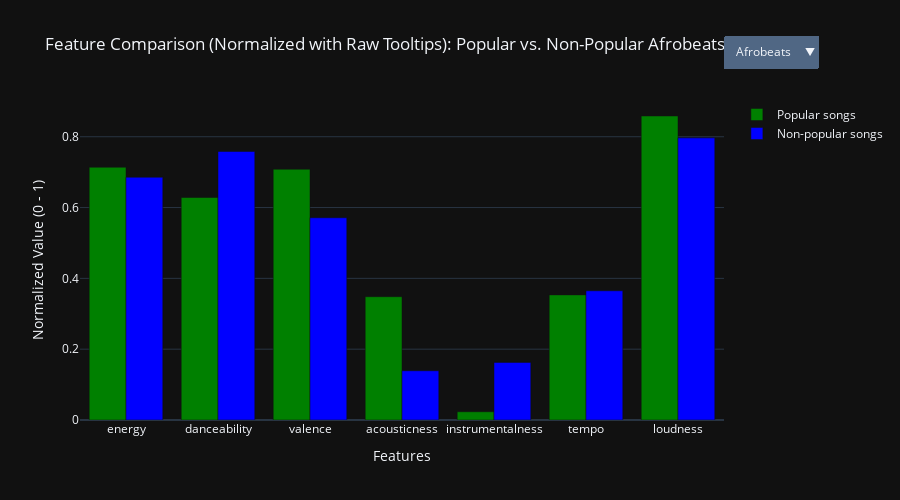

Here is the notebook cell this chart was saved with:
### Markdown cell above
### Compare The Average Popular and Non-popular Audio Features by Song Genres
This bar chart compares the average values of audio features between popular and non-popular songs across different genres. It helps artists gain insights and identify patterns in how features like energy, danceability, and tempo behave in popular versus non-popular songs within each genre.

By analyzing these differences, artists can better understand what characteristics are commonly found in successful songs in their chosen genre. This can guide them in targeting ideal feature values when producing new song.

All audio feature values in the chart are normalized to a scale between 0 and 1. This is important because features like tempo and loudness normally exist on different scales, and normalization ensures a fair visual comparison across all features.

### Code cell
# Features to include
features = ['energy', 'danceability', 'valence', 'acousticness', 'instrumentalness', 'tempo', 'loudness']

# Combine the 2 data to be use
combined_df = pd.concat([high_song_popularity, low_song_popularity])

feature_min = combined_df[features].min()
feature_max = combined_df[features].max()

# Normalize and retain original values for tooltip
high_norm = high_song_popularity.copy()
low_norm = low_song_popularity.copy()

for feature in features:
    high_norm[feature + '_orig'] = high_song_popularity[feature]
    low_norm[feature + '_orig'] = low_song_popularity[feature]
    high_norm[feature] = (high_song_popularity[feature] - feature_min[feature]) / (feature_max[feature] - feature_min[feature])
    low_norm[feature] = (low_song_popularity[feature] - feature_min[feature]) / (feature_max[feature] - feature_min[feature])

# Unique genres with valid data
genres = sorted(set(high_norm['playlist_genre'].unique().tolist() + low_norm['playlist_genre'].unique().tolist()))
data_by_genre = {}

for genre in genres:
    pop_filtered = high_norm[high_norm["playlist_genre"] == genre]
    non_pop_filtered = low_norm[low_norm["playlist_genre"] == genre]
    if pop_filtered.empty or non_pop_filtered.empty:
        continue

    pop_avg = pop_filtered[features].mean()
    non_pop_avg = non_pop_filtered[features].mean()
    pop_raw = pop_filtered[[f + "_orig" for f in features]].mean()
    non_pop_raw = non_pop_filtered[[f + "_orig" for f in features]].mean()

    data_by_genre[genre] = {
        "pop_norm": pop_avg,
        "non_pop_norm": non_pop_avg,
        "pop_raw": pop_raw,
        "non_pop_raw": non_pop_raw
    }

# Keep only genres with data
genres = list(data_by_genre.keys())
initial_genre = genres[0]

# Create figure with initial genre
fig = go.Figure()

# Add normalized bars with raw values in customdata
fig.add_trace(go.Bar(
    name='Popular songs',
    x=features,
    y=data_by_genre[initial_genre]['pop_norm'],
    marker_color='green',
    customdata=data_by_genre[initial_genre]['pop_raw'].values.reshape(-1, 1),
    hovertemplate='%{x}<br>Normalized: %{y:.2f}<br>Raw: %{customdata[0]:.2f}<extra></extra>'
))

fig.add_trace(go.Bar(
    name='Non-popular songs',
    x=features,
    y=data_by_genre[initial_genre]['non_pop_norm'],
    marker_color='blue',
    customdata=data_by_genre[initial_genre]['non_pop_raw'].values.reshape(-1, 1),
    hovertemplate='%{x}<br>Normalized: %{y:.2f}<br>Raw: %{customdata[0]:.2f}<extra></extra>'
))

# Dropdown buttons
dropdown_buttons = []
for genre in genres:
    dropdown_buttons.append({
        'label': genre.title(),
        'method': 'update',
        'args': [
            {
                'y': [
                    data_by_genre[genre]['pop_norm'],
                    data_by_genre[genre]['non_pop_norm']
                ],
                'customdata': [
                    data_by_genre[genre]['pop_raw'].values.reshape(-1, 1),
                    data_by_genre[genre]['non_pop_raw'].values.reshape(-1, 1)
                ]
            },
            {
                'title': f'Feature Comparison (Normalized with Raw Tooltips): Popular vs. Non-Popular {genre.title()} Songs'
            }
        ]
    })

# Layout
fig.update_layout(
    updatemenus=[
        {
            'buttons': dropdown_buttons,
            'direction': 'down',
            'showactive': True,
            'x': 1.0,
            'y': 1.2,
            'xanchor': 'left',
            'yanchor': 'top'
        }
    ],
    title=f'Feature Comparison (Normalized with Raw Tooltips): Popular vs. Non-Popular {initial_genre.title()} Songs',
    xaxis_title='Features',
    yaxis_title='Normalized Value (0 - 1)',
    barmode='group',
    template='plotly_dark',
    height=500
)

fig.show()

# Test
#print(high_song_popularity.head())

### Figure 1 — Plotly figure (JSON) as saved in the notebook; plotly's stock layout.template omitted (floating-point values rounded to 4 significant figures)
{"data": [{"customdata": [[0.7124], [0.6371], [0.7076], [0.3468], [0.02301], [116.5], [-5.667]], "hovertemplate": "%{x}<br>Normalized: %{y:.2f}<br>Raw: %{customdata[0]:.2f}<extra></extra>", "marker": {"color": "green"}, "name": "Popular songs", "type": "bar", "x": ["energy", "danceability", "valence", "acousticness", "instrumentalness", "tempo", "loudness"], "y": [0.7138, 0.6284, 0.7082, 0.3482, 0.02322, 0.3534, 0.8586]}, {"customdata": [[0.6843], [0.7567], [0.5764], [0.1385], [0.1612], [118.7], [-8.717]], "hovertemplate": "%{x}<br>Normalized: %{y:.2f}<br>Raw: %{customdata[0]:.2f}<extra></extra>", "marker": {"color": "blue"}, "name": "Non-popular songs", "type": "bar", "x": ["energy", "danceability", "valence", "acousticness", "instrumentalness", "tempo", "loudness"], "y": [0.6856, 0.7584, 0.5712, 0.139, 0.1626, 0.3649, 0.7968]}], "layout": {"barmode": "group", "height": 500, "title": {"text": "Feature Comparison (Normalized with Raw Tooltips): Popular vs. Non-Popular Afrobeats Songs"}, "updatemenus": [{"buttons": [{"args": [{"customdata": [[[0.7124], [0.6371], [0.7076], [0.3468], [0.02301], [116.5], [-5.667]], [[0.6843], [0.7567], [0.5764], [0.1385], [0.1612], [118.7], [-8.717]]], "y": [[0.7138, 0.6284, 0.7082, 0.3482, 0.02322, 0.3534, 0.8586], [0.6856, 0.7584, 0.5712, 0.139, 0.1626, 0.3649, 0.7968]]}, {"title": "Feature Comparison (Normalized with Raw Tooltips): Popular vs. Non-Popular Afrobeats Songs"}], "label": "Afrobeats", "method": "update"}, {"args": [{"customdata": [[[0.3869], [0.5329], [0.334], [0.6177], [0.07117], [114.7], [-10.71]], [[0.4815], [0.5518], [0.4509], [0.4636], [0.2327], [108.9], [-14.34]]], "y": [[0.3875, 0.5152, 0.3179, 0.6202, 0.07182, 0.3439, 0.7564], [0.4824, 0.5357, 0.44, 0.4655, 0.2348, 0.3138, 0.683]]}, {"title": "Feature Comparison (Normalized with Raw Tooltips): Popular vs. Non-Popular Ambient Songs"}], "label": "Ambient", "method": "update"}, {"args": [{"customdata": [[[0.616], [0.7568], [0.4261], [0.1899], [0.007533], [123.1], [-6.389]], [[0.6437], [0.6878], [0.5745], [0.3619], [0.1181], [115.3], [-7.838]]], "y": [[0.6172, 0.7585, 0.4142, 0.1906, 0.007601, 0.3876, 0.8439], [0.6449, 0.6835, 0.5692, 0.3634, 0.1191, 0.3471, 0.8146]]}, {"title": "Feature Comparison (Normalized with Raw Tooltips): Popular vs. Non-Popular Arabic Songs"}], "label": "Arabic", "method": "update"}, {"args": [{"customdata": [[[0.5642], [0.6248], [0.4612], [0.3339], [0.01489], [109.3], [-7.669]], [[0.4424], [0.5818], [0.3855], [0.5059], [0.009213], [112.0], [-9.99]]], "y": [[0.5652, 0.6151, 0.4508, 0.3352, 0.01503, 0.3159, 0.818], [0.4432, 0.5683, 0.3718, 0.508, 0.009297, 0.3298, 0.771]]}, {"title": "Feature Comparison (Normalized with Raw Tooltips): Popular vs. Non-Popular Blues Songs"}], "label": "Blues", "method": "update"}, {"args": [{"customdata": [[[0.7284], [0.7978], [0.6451], [0.3287], [0.03548], [114.9], [-3.689]], [[0.6843], [0.7211], [0.7522], [0.3482], [0.05884], [118.6], [-6.86]]], "y": [[0.7298, 0.803, 0.6429, 0.33, 0.0358, 0.3452, 0.8986], [0.6856, 0.7197, 0.7548, 0.3496, 0.05938, 0.364, 0.8344]]}, {"title": "Feature Comparison (Normalized with Raw Tooltips): Popular vs. Non-Popular Brazilian Songs"}], "label": "Brazilian", "method": "update"}, {"args": [{"customdata": [[[0.1168], [0.275], [0.1649], [0.8916], [0.8767], [107.0], [-24.72]], [[0.2023], [0.2612], [0.1334], [0.7856], [0.7159], [109.7], [-22.32]]], "y": [[0.1169, 0.2349, 0.1414, 0.8952, 0.8847, 0.3042, 0.4727], [0.2025, 0.2199, 0.1085, 0.7888, 0.7224, 0.318, 0.5213]]}, {"title": "Feature Comparison (Normalized with Raw Tooltips): Popular vs. Non-Popular Classical Songs"}], "label": "Classical", "method": "update"}, {"args": [{"customdata": [[[0.4077], [0.5457], [0.697], [0.4097], [0.000408], [132.0], [-14.52]], [[0.4871], [0.6016], [0.5973], [0.549], [0.0001801], [101.3], [-9.086]]], "y": [[0.4084, 0.529, 0.6971, 0.4113, 0.0004117, 0.4333, 0.6794], [0.488, 0.5899, 0.5929, 0.5512, 0.0001817, 0.2747, 0.7893]]}, {"title": "Feature Comparison (Normalized with Raw Tooltips): Popular vs. Non-Popular Country Songs"}], "label": "Country", "method": "update"}, {"args": [{"customdata": [[[0.7454], [0.6774], [0.4716], [0.1689], [0.1182], [120.6], [-6.322]], [[0.6059], [0.5792], [0.3387], [0.3397], [0.369], [119.6], [-9.909]]], "y": [[0.7469, 0.6722, 0.4617, 0.1696, 0.1193, 0.3745, 0.8453], [0.607, 0.5654, 0.3229, 0.3411, 0.3724, 0.3696, 0.7727]]}, {"title": "Feature Comparison (Normalized with Raw Tooltips): Popular vs. Non-Popular Electronic Songs"}], "label": "Electronic", "method": "update"}, {"args": [{"customdata": [[[0.4236], [0.5669], [0.4448], [0.6251], [0.04487], [119.7], [-10.98]], [[0.439], [0.5627], [0.4515], [0.6222], [0.04753], [116.6], [-9.903]]], "y": [[0.4243, 0.5521, 0.4337, 0.6276, 0.04528, 0.3699, 0.7509], [0.4398, 0.5476, 0.4407, 0.6246, 0.04797, 0.354, 0.7728]]}, {"title": "Feature Comparison (Normalized with Raw Tooltips): Popular vs. Non-Popular Folk Songs"}], "label": "Folk", "method": "update"}, {"args": [{"customdata": [[[0.7048], [0.7093], [0.506], [0.1668], [0.1093], [127.5], [-5.801]], [[0.4205], [0.3203], [0.1997], [0.5277], [0.7689], [105.8], [-14.35]]], "y": [[0.7061, 0.7068, 0.4976, 0.1675, 0.1103, 0.4102, 0.8558], [0.4212, 0.2841, 0.1777, 0.5298, 0.7759, 0.298, 0.6827]]}, {"title": "Feature Comparison (Normalized with Raw Tooltips): Popular vs. Non-Popular Gaming Songs"}], "label": "Gaming", "method": "update"}, {"args": [{"customdata": [[[0.6299], [0.736], [0.4607], [0.1774], [0.008086], [122.4], [-6.482]], [[0.6624], [0.7555], [0.586], [0.2191], [0.01491], [124.9], [-7.07]]], "y": [[0.6311, 0.7359, 0.4503, 0.1781, 0.008159, 0.3838, 0.8421], [0.6636, 0.7571, 0.5812, 0.22, 0.01504, 0.3971, 0.8302]]}, {"title": "Feature Comparison (Normalized with Raw Tooltips): Popular vs. Non-Popular Hip-Hop Songs"}], "label": "Hip-Hop", "method": "update"}, {"args": [{"customdata": [[[0.637], [0.6818], [0.4941], [0.4665], [3.101e-05], [119.3], [-6.368]], [[0.7127], [0.611], [0.5819], [0.3701], [0.09451], [127.0], [-6.675]]], "y": [[0.6382, 0.677, 0.4852, 0.4684, 3.129e-05, 0.3678, 0.8444], [0.7141, 0.6, 0.5768, 0.3716, 0.09537, 0.4076, 0.8381]]}, {"title": "Feature Comparison (Normalized with Raw Tooltips): Popular vs. Non-Popular Indian Songs"}], "label": "Indian", "method": "update"}, {"args": [{"customdata": [[[0.7485], [0.7032], [0.7208], [0.08879], [0.2876], [121.5], [-5.375]], [[0.7049], [0.6117], [0.6325], [0.09677], [0.02651], [112.3], [-6.522]]], "y": [[0.7499, 0.7003, 0.7219, 0.08915, 0.2902, 0.3793, 0.8645], [0.7063, 0.6008, 0.6298, 0.09716, 0.02675, 0.3318, 0.8413]]}, {"title": "Feature Comparison (Normalized with Raw Tooltips): Popular vs. Non-Popular Indie Songs"}], "label": "Indie", "method": "update"}, {"args": [{"customdata": [[[0.8136], [0.6171], [0.6409], [0.1099], [0.0008963], [134.3], [-4.92]], [[0.8322], [0.5453], [0.529], [0.1544], [0.0002027], [126.8], [-4.4]]], "y": [[0.8152, 0.6067, 0.6385, 0.1103, 0.0009045, 0.4453, 0.8737], [0.8339, 0.5287, 0.5216, 0.155, 0.0002045, 0.4069, 0.8842]]}, {"title": "Feature Comparison (Normalized with Raw Tooltips): Popular vs. Non-Popular J-Pop Songs"}], "label": "J-Pop", "method": "update"}, {"args": [{"customdata": [[[0.182], [0.349], [0.178], [0.92], [0.0152], [136.1], [-13.51]], [[0.409], [0.6654], [0.4864], [0.5158], [0.6931], [106.1], [-11.06]]], "y": [[0.1822, 0.3153, 0.155, 0.9237, 0.01534, 0.4548, 0.6998], [0.4097, 0.6592, 0.4772, 0.5179, 0.6994, 0.2997, 0.7494]]}, {"title": "Feature Comparison (Normalized with Raw Tooltips): Popular vs. Non-Popular Jazz Songs"}], "label": "Jazz", "method": "update"}, {"args": [{"customdata": [[[0.7486], [0.7571], [0.616], [0.1465], [1.115e-06], [122.2], [-4.011]], [[0.7445], [0.7263], [0.7263], [0.03777], [1.336e-05], [118.8], [-4.398]]], "y": [[0.7501, 0.7588, 0.6125, 0.1471, 1.125e-06, 0.3828, 0.8921], [0.7459, 0.7254, 0.7277, 0.03792, 1.348e-05, 0.3654, 0.8843]]}, {"title": "Feature Comparison (Normalized with Raw Tooltips): Popular vs. Non-Popular K-Pop Songs"}], "label": "K-Pop", "method": "update"}, {"args": [{"customdata": [[[0.528], [0.569], [0.3483], [0.4869], [3.109e-06], [128.2], [-6.848]], [[0.5665], [0.5332], [0.3506], [0.5528], [0.009059], [114.9], [-5.596]]], "y": [[0.529, 0.5544, 0.3328, 0.4888, 3.137e-06, 0.4138, 0.8346], [0.5675, 0.5154, 0.3353, 0.555, 0.009141, 0.3453, 0.86]]}, {"title": "Feature Comparison (Normalized with Raw Tooltips): Popular vs. Non-Popular Korean Songs"}], "label": "Korean", "method": "update"}, {"args": [{"customdata": [[[0.6741], [0.7441], [0.6008], [0.2682], [0.006678], [119.0], [-5.567]], [[0.6061], [0.7216], [0.5821], [0.3247], [0.03591], [122.0], [-7.188]]], "y": [[0.6754, 0.7447, 0.5966, 0.2693, 0.006738, 0.3662, 0.8606], [0.6072, 0.7202, 0.577, 0.326, 0.03624, 0.382, 0.8278]]}, {"title": "Feature Comparison (Normalized with Raw Tooltips): Popular vs. Non-Popular Latin Songs"}], "label": "Latin", "method": "update"}, {"args": [{"customdata": [[[0.1815], [0.51], [0.1067], [0.807], [0.013], [114.5], [-17.63]], [[0.294], [0.663], [0.3152], [0.7145], [0.8396], [111.4], [-14.36]]], "y": [[0.1817, 0.4903, 0.08058, 0.8102, 0.01312, 0.3428, 0.6164], [0.2944, 0.6565, 0.2983, 0.7174, 0.8472, 0.3268, 0.6825]]}, {"title": "Feature Comparison (Normalized with Raw Tooltips): Popular vs. Non-Popular Lofi Songs"}], "label": "Lofi", "method": "update"}, {"args": [{"customdata": [[[0.8594], [0.4444], [0.4332], [0.004443], [0.07758], [118.5], [-6.799]], [[0.9285], [0.4516], [0.3546], [0.002519], [0.1021], [120.9], [-4.998]]], "y": [[0.8611, 0.419, 0.4216, 0.004458, 0.07828, 0.3635, 0.8356], [0.9303, 0.4268, 0.3394, 0.002526, 0.103, 0.376, 0.8721]]}, {"title": "Feature Comparison (Normalized with Raw Tooltips): Popular vs. Non-Popular Metal Songs"}], "label": "Metal", "method": "update"}, {"args": [{"customdata": [[[0.6812], [0.6521], [0.5761], [0.2039], [0.02315], [120.2], [-6.217]], [[0.6678], [0.6282], [0.5182], [0.1859], [0.04466], [120.9], [-6.669]]], "y": [[0.6825, 0.6447, 0.5708, 0.2047, 0.02336, 0.3726, 0.8474], [0.6691, 0.6187, 0.5103, 0.1866, 0.04506, 0.376, 0.8383]]}, {"title": "Feature Comparison (Normalized with Raw Tooltips): Popular vs. Non-Popular Pop Songs"}], "label": "Pop", "method": "update"}, {"args": [{"customdata": [[[0.8596], [0.493], [0.5601], [0.01911], [0.0004996], [139.2], [-4.322]], [[0.7969], [0.4818], [0.6039], [0.1332], [0.002377], [128.0], [-5.155]]], "y": [[0.8613, 0.4718, 0.5541, 0.01919, 0.0005042, 0.4711, 0.8858], [0.7984, 0.4597, 0.5999, 0.1338, 0.002399, 0.4127, 0.8689]]}, {"title": "Feature Comparison (Normalized with Raw Tooltips): Popular vs. Non-Popular Punk Songs"}], "label": "Punk", "method": "update"}, {"args": [{"customdata": [[[0.6476], [0.88], [0.7936], [0.1411], [8.506e-05], [95.18], [-7.871]], [[0.6329], [0.7389], [0.739], [0.1626], [0.01507], [107.6], [-6.663]]], "y": [[0.6488, 0.8924, 0.798, 0.1417, 8.583e-05, 0.243, 0.8139], [0.6341, 0.739, 0.741, 0.1633, 0.0152, 0.3072, 0.8384]]}, {"title": "Feature Comparison (Normalized with Raw Tooltips): Popular vs. Non-Popular Reggae Songs"}], "label": "Reggae", "method": "update"}, {"args": [{"customdata": [[[0.7303], [0.5452], [0.5813], [0.111], [0.04052], [123.3], [-7.214]], [[0.7417], [0.5485], [0.547], [0.1104], [0.05369], [128.0], [-6.192]]], "y": [[0.7317, 0.5285, 0.5763, 0.1114, 0.04088, 0.3888, 0.8272], [0.7431, 0.5321, 0.5404, 0.1108, 0.05417, 0.4129, 0.8479]]}, {"title": "Feature Comparison (Normalized with Raw Tooltips): Popular vs. Non-Popular Rock Songs"}], "label": "Rock", "method": "update"}, {"args": [{"customdata": [[[0.5385], [0.576], [0.3465], [0.4465], [0.00168], [156.4], [-6.265]], [[0.5114], [0.609], [0.5024], [0.4477], [0.05832], [116.7], [-8.859]]], "y": [[0.5395, 0.562, 0.331, 0.4483, 0.001695, 0.5599, 0.8464], [0.5123, 0.5979, 0.4938, 0.4495, 0.05885, 0.3546, 0.7939]]}, {"title": "Feature Comparison (Normalized with Raw Tooltips): Popular vs. Non-Popular Soul Songs"}], "label": "Soul", "method": "update"}, {"args": [{"customdata": [[[0.654], [0.6457], [0.5771], [0.4747], [0.002127], [113.4], [-7.713]], [[0.7077], [0.6884], [0.5111], [0.2568], [0.006516], [119.5], [-6.388]]], "y": [[0.6552, 0.6378, 0.5719, 0.4766, 0.002147, 0.3374, 0.8171], [0.7091, 0.6842, 0.5029, 0.2578, 0.006575, 0.3688, 0.844]]}, {"title": "Feature Comparison (Normalized with Raw Tooltips): Popular vs. Non-Popular Turkish Songs"}], "label": "Turkish", "method": "update"}, {"args": [{"customdata": [[[0.5132], [0.7163], [0.6318], [0.5503], [0.0002087], [92.46], [-7.443]], [[0.5507], [0.6191], [0.4906], [0.4069], [0.2536], [118.9], [-9.426]]], "y": [[0.5142, 0.7144, 0.6289, 0.5525, 0.0002106, 0.2289, 0.8226], [0.5517, 0.6089, 0.4816, 0.4085, 0.2559, 0.3657, 0.7824]]}, {"title": "Feature Comparison (Normalized with Raw Tooltips): Popular vs. Non-Popular World Songs"}], "label": "World", "method": "update"}], "direction": "down", "showactive": true, "x": 1, "xanchor": "left", "y": 1.2, "yanchor": "top"}], "xaxis": {"title": {"text": "Features"}}, "yaxis": {"title": {"text": "Normalized Value (0 - 1)"}}}}
